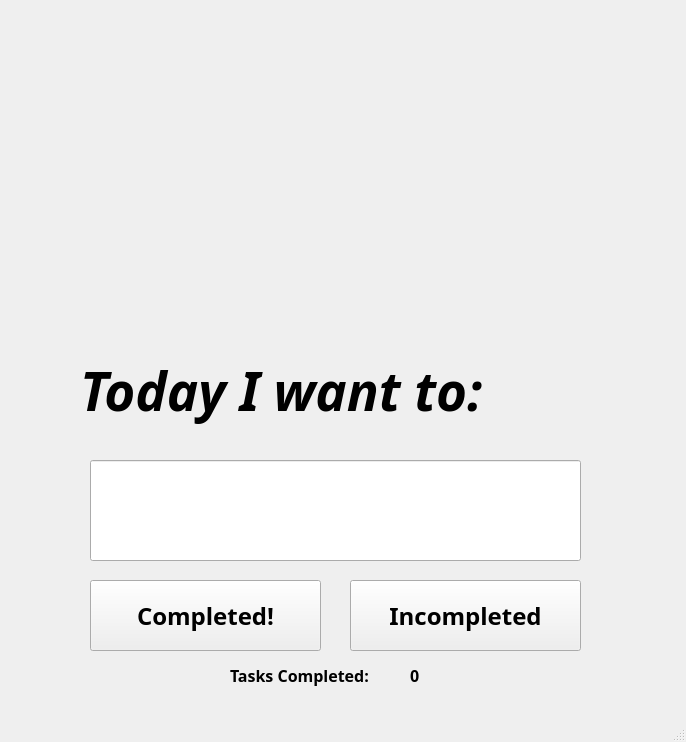
<?xml version="1.0" encoding="UTF-8"?>
<ui version="4.0">
 <class>MainWindow</class>
 <widget class="QMainWindow" name="MainWindow">
  <property name="geometry">
   <rect>
    <x>0</x>
    <y>0</y>
    <width>686</width>
    <height>742</height>
   </rect>
  </property>
  <property name="windowTitle">
   <string>MainWindow</string>
  </property>
  <widget class="QWidget" name="centralwidget">
   <widget class="QLabel" name="questionLabel">
    <property name="geometry">
     <rect>
      <x>80</x>
      <y>300</y>
      <width>521</width>
      <height>181</height>
     </rect>
    </property>
    <property name="font">
     <font>
      <family>Century Gothic</family>
      <pointsize>40</pointsize>
      <weight>75</weight>
      <italic>true</italic>
      <bold>true</bold>
     </font>
    </property>
    <property name="text">
     <string>Today I want to:</string>
    </property>
    <property name="wordWrap">
     <bool>true</bool>
    </property>
   </widget>
   <widget class="QLineEdit" name="inputBox">
    <property name="enabled">
     <bool>true</bool>
    </property>
    <property name="geometry">
     <rect>
      <x>90</x>
      <y>460</y>
      <width>491</width>
      <height>101</height>
     </rect>
    </property>
    <property name="font">
     <font>
      <family>Century Gothic</family>
      <pointsize>40</pointsize>
      <weight>75</weight>
      <italic>true</italic>
      <bold>true</bold>
     </font>
    </property>
   </widget>
   <widget class="QPushButton" name="cButton">
    <property name="geometry">
     <rect>
      <x>90</x>
      <y>580</y>
      <width>231</width>
      <height>71</height>
     </rect>
    </property>
    <property name="font">
     <font>
      <family>Century Gothic</family>
      <pointsize>18</pointsize>
      <weight>75</weight>
      <bold>true</bold>
     </font>
    </property>
    <property name="text">
     <string>Completed!</string>
    </property>
   </widget>
   <widget class="QLabel" name="picLabel">
    <property name="geometry">
     <rect>
      <x>250</x>
      <y>20</y>
      <width>181</width>
      <height>321</height>
     </rect>
    </property>
    <property name="text">
     <string/>
    </property>
    <property name="pixmap">
     <pixmap>Assets/step0.png</pixmap>
    </property>
    <property name="scaledContents">
     <bool>true</bool>
    </property>
   </widget>
   <widget class="QPushButton" name="sButton">
    <property name="geometry">
     <rect>
      <x>350</x>
      <y>580</y>
      <width>231</width>
      <height>71</height>
     </rect>
    </property>
    <property name="font">
     <font>
      <family>Century Gothic</family>
      <pointsize>18</pointsize>
      <weight>75</weight>
      <bold>true</bold>
     </font>
    </property>
    <property name="text">
     <string>Incompleted</string>
    </property>
   </widget>
   <widget class="QLabel" name="count">
    <property name="geometry">
     <rect>
      <x>410</x>
      <y>660</y>
      <width>31</width>
      <height>31</height>
     </rect>
    </property>
    <property name="font">
     <font>
      <family>Century Gothic</family>
      <pointsize>12</pointsize>
      <weight>75</weight>
      <bold>true</bold>
     </font>
    </property>
    <property name="text">
     <string>0</string>
    </property>
   </widget>
   <widget class="QLabel" name="count_2">
    <property name="geometry">
     <rect>
      <x>230</x>
      <y>660</y>
      <width>181</width>
      <height>31</height>
     </rect>
    </property>
    <property name="font">
     <font>
      <family>Century Gothic</family>
      <pointsize>12</pointsize>
      <weight>75</weight>
      <bold>true</bold>
     </font>
    </property>
    <property name="text">
     <string>Tasks Completed: </string>
    </property>
   </widget>
  </widget>
  <widget class="QMenuBar" name="menubar">
   <property name="geometry">
    <rect>
     <x>0</x>
     <y>0</y>
     <width>686</width>
     <height>26</height>
    </rect>
   </property>
  </widget>
  <widget class="QStatusBar" name="statusbar"/>
 </widget>
 <resources/>
 <connections/>
</ui>
